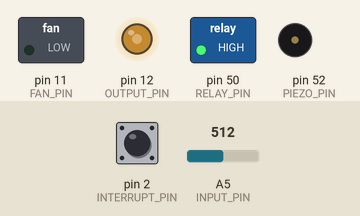
This sketch was run on a simulated Arduino Mega 2560, built with avr-gcc and run on an emulated ATmega2560. Parts: switched loads named in the sketch (green lamp = pin HIGH), output pins drawn as LEDs (lit = HIGH), buzzer (waves = sounding, pin HIGH). The inputs (shaded band) are chosen by the test bench; at power-on: A5 (INPUT_PIN) = 512, pin 2 (INTERRUPT_PIN) HIGH. What the sketch prints to the serial monitor is not drawn.

Above: at 1.2 s.
1.3 s: A5 (INPUT_PIN) set to 716
At 2.5 s:
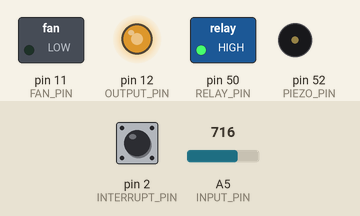
2.8 s: A5 (INPUT_PIN) set to 900
At 3.8 s:
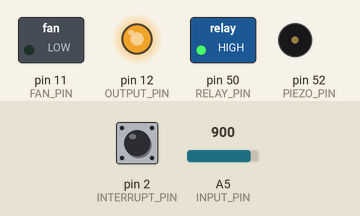
4.3 s: A5 (INPUT_PIN) set to 122
At 5.0 s:
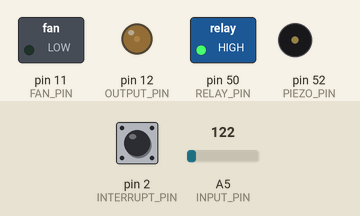
5.8 s: A5 (INPUT_PIN) set to 0
At 6.1 s:
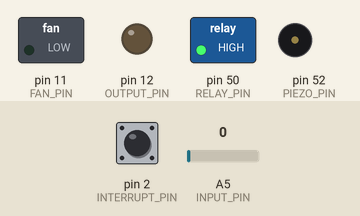
9.5 s: A5 (INPUT_PIN) set to 511
At 10.1 s:
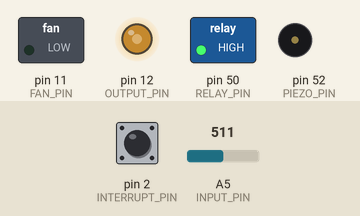
Timing chart, 0 to 12.0 s (numbered marks = the images above; inputs shaded):
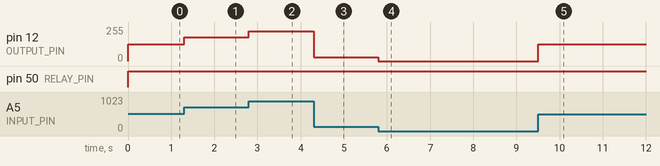

Measured:
- after the input at 1.3 s, pin 12 (OUTPUT_PIN): 127/255 → 178/255 at once
- after the input at 2.8 s, pin 12 (OUTPUT_PIN): 178/255 → 224/255 at once
- after the input at 4.3 s, pin 12 (OUTPUT_PIN): 224/255 → 30/255 at once
- after the input at 5.8 s, pin 12 (OUTPUT_PIN): 30/255 → 0/255 at once
- after the input at 9.5 s, pin 12 (OUTPUT_PIN): 0/255 → 127/255 at once

The sketch:

i_o_combination.ino
```cpp
// ECE 303, Lab 4
// Yonatan Carver & Farhan Muhammad
// 10.22.2018

/*
YONI CARVER
718.704.8555
yonicarver@gmail.com
*/

/*
PURPOSE OF THE PROGRAM:

	Output a 980Hz signal with a duty cycle that is linearly dependent
	on constant input DC voltage from an Arbitrary Waveform Generator (AWG).

	This output PWM signal controls the H-Bridge for a DC motor (i.e.
	the speed of the motor).

	Count the number of pulses received from the optocoupler and rotary
	encoder attached to the DC motor.

	Return the counts every second (via the serial monitor).

	Receive a string (from MATLAB) to turn a fan on a digital pin on or off.

	Attach sensors (i.e. relay, piezo, etc.) to the Arduino.

*/

#define INTERRUPT_PIN 2	// digital pin 2, reads in pulses from rotary encoder
#define INPUT_PIN 5		// analog pin 5, input pin for AWG constant DC voltage
#define OUTPUT_PIN 12	// digital pin 12, output pin for PWM signal (linearly dependent on AWG voltage)

#define FAN_PIN 11

#define RELAY_PIN 50
#define PIEZO_PIN 52

volatile int pulse_counter = 0;	// initialize pulse counter
String incoming_payload = "";		// initialize incoming string from Matlab

int duty_cycle;
int input_signal;

unsigned long start_millis;
unsigned long current_millis;

String incoming = "";

bool fan_flag = false;

void setup() {
	Serial.begin(9600);

	pinMode(INTERRUPT_PIN, INPUT_PULLUP);		// use the internal pullup resistor on the interrupt pin (ensures no floating voltages)
	attachInterrupt(0, count_pulses, RISING);	// trigger interrupt routine on the RISING edge of the signal

	pinMode(FAN_PIN, OUTPUT);				// digital output pin for cooling fan
	digitalWrite(FAN_PIN, HIGH);				// set cooling fan output pin to low by default

	pinMode(RELAY_PIN, OUTPUT);
	pinMode(PIEZO_PIN, OUTPUT);

}

void loop() {

	digitalWrite(RELAY_PIN, HIGH);
//	tone(PIEZO_PIN, 1000, 500);		// pin #, frequency (Hz), duration of tone

	current_millis = millis();
	if (current_millis - start_millis >= 1000)
	{
		Serial.println(pulse_counter);		// print pulse counter every second
		Serial.write(pulse_counter);
		if (pulse_counter > 80) {
			fan_flag = true;
		}
		else {
			fan_flag = false;
		}
		pulse_counter = 0;					// reset the pulse counter to 0
		start_millis = current_millis;
	}

	// ------------------------------
	input_signal = analogRead(INPUT_PIN);   // read the input pin voltage from the AWG (constant DC V)
	//Serial.print(input_signal);   		// serially display the input signal

	//Serial.print("\t");				// formatting for output text (prints a tab)
	duty_cycle = map(input_signal, 0, 1023, 0, 255);		// map the input voltage (from 0 to 1023) to the duty cycle output (from 0 to 255)

	analogWrite(OUTPUT_PIN, duty_cycle);	// write the AWG dependent duty cycle to the analog output pin
	//Serial.println(duty_cycle);

	// read in string from MATLAB
	//incoming = Serial.readStringUntil('\n');
	//if (incoming == "fan_on")
	if (fan_flag == true)
	{
		digitalWrite(FAN_PIN, HIGH);
		//Serial.println("fan on");
	}
	//else if (incoming == "fan_off")
	else if (fan_flag == false)
	{
		digitalWrite(FAN_PIN, LOW);
		//Serial.println("fan off");

	}

}

// INTERRUPT ROUTINES +++++++++++++++++++++++++++++++++++++++++++++++++++++++++++++++++++

void count_pulses() {
	// increase pulse counter by one
	pulse_counter++;
}


/*
// For sending a string to another arduino (tx to rx, rx to tx, gnd to gnd
char mystr[5] = "Hello"; //String data

void setup() {
  // Begin the Serial at 9600 Baud
  Serial.begin(9600);
}

void loop() {
  Serial.write(mystr,5); //Write the serial data
  delay(1000);
}


*/
```
